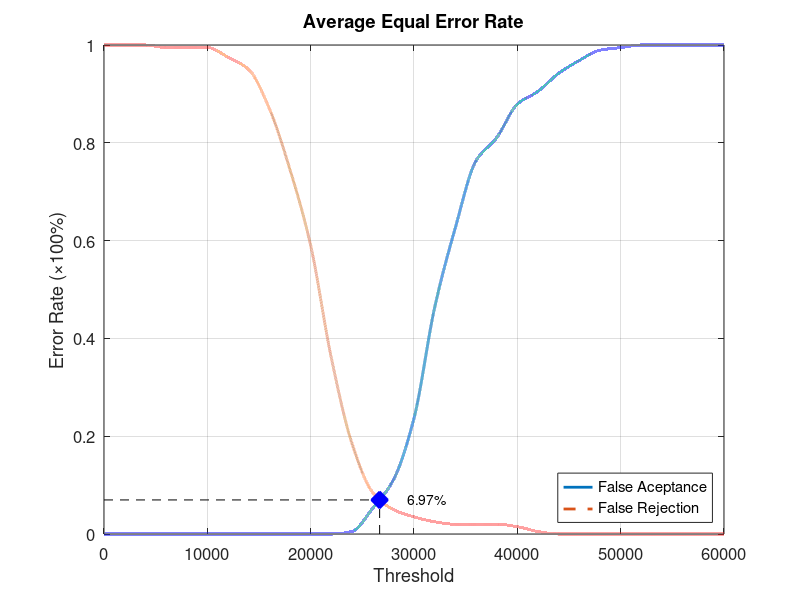
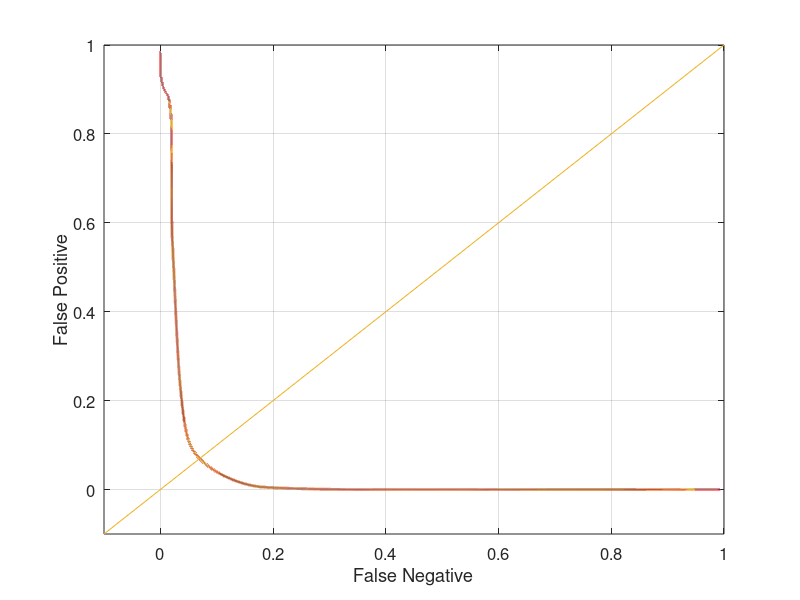

The MATLAB source for these figures, in order:
function yEER = Database2_3
close all;
clear;
clc;
x = 0:2000:60000;
xq = 0:0.5:60000;

y0 = [0 0 0 0 0 0 0 0 0 0 0 0 0.00526316 0.0526316 0.110526 0.236842 0.463158 0.626316 0.763158 0.810526 0.878947 0.905263 0.942105 0.968421 0.989474 0.994737 1 1 1 1 1];
yy0 = interp1(x, y0, xq, 'pchip');
y1 = [1 1 1 0.995 0.995 0.995 0.975 0.95 0.87 0.745 0.59 0.36 0.185 0.085 0.05 0.035 0.025 0.02 0.02 0.02 0.015 0.005 0 0 0 0 0 0 0 0 0];
yy1 = interp1(x, y1, xq, 'pchip');

% Calculating EER: 
y2 = abs(y0 - y1);
find(y2 == min(y2))
yy2 = abs(yy0 - yy1);
xEER = find(yy2 == min(yy2));
xEERIndex = xq(xEER) % X-axis EER
yEER = yy0(xEER) % Y-axis EER

main = figure
plot(xq, yy0,'-','LineWidth', 2);	hold on
plot(xq, yy1,'--','LineWidth', 2);	hold on
plot([xEERIndex xEERIndex], [0 yEER], 'k--');	hold on
plot([0 xEERIndex], [yEER yEER], 'k--');	hold on
plot(xEERIndex, yEER, 'bx', 'LineWidth', 10);	hold on
text(xEERIndex + 10 * xEERIndex / 100, yEER, [num2str(round((10000 * yEER)) / 100) '%'])
legend('False Aceptance', 'False Rejection', 'Location', 'SouthEast')
xlabel('Threshold')
ylabel('Error Rate (\times100%)')
title('Average Equal Error Rate')
set(gca, 'FontSize', 12)
axis([0 60000 0 1])
grid on

print(main, 'Database2_3Main', '-dpng');
FNRxFPR = figure('Color', [1 1 1]);
plot(yy1, yy0, '-', yy1, yy0, 'LineWidth', 2);
hold on
y = -0.1:0.1:1
plot(y, y); 
set(gca, 'FontSize', 12)
xlabel('False Negative')
ylabel('False Positive')
axis([-0.1 1 -0.1 1])
set(gca, 'FontSize', 12)
grid on

print(FNRxFPR, 'Database2_3FNRxFPR','-dpng');
end
